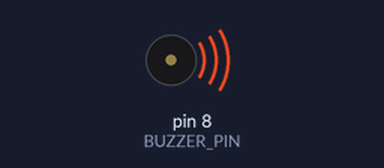
A sketch run on a simulated Arduino Uno, built with avr-gcc and run on an emulated ATmega328P. On the bench: buzzer (waves = sounding).

Above: at 0.1 s.
At 22.0 s:
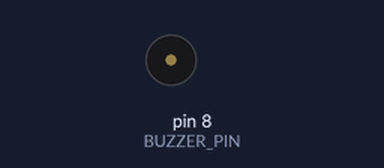
Timing chart, 0 to 23.5 s (numbered marks = the images above):
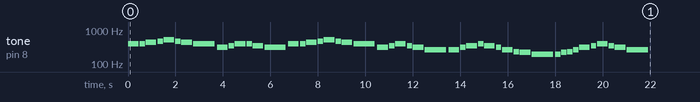

The sketch:

cor.ino
```cpp
#define BUZZER_PIN 8  // Pino onde o buzzer está conectado

// Definições das frequências das notas musicais em Hertz
#define NOTE_B0  31
#define NOTE_C1  33
#define NOTE_CS1 35
#define NOTE_D1  37
#define NOTE_DS1 39
#define NOTE_E1  41
#define NOTE_F1  44
#define NOTE_FS1 46
#define NOTE_G1  49
#define NOTE_GS1 52
#define NOTE_A1  55
#define NOTE_AS1 58
#define NOTE_B1  62
#define NOTE_C2  65
#define NOTE_CS2 69
#define NOTE_D2  73
#define NOTE_DS2 78
#define NOTE_E2  82
#define NOTE_F2  87
#define NOTE_FS2 93
#define NOTE_G2  98
#define NOTE_GS2 104
#define NOTE_A2  110
#define NOTE_AS2 117
#define NOTE_B2  123
#define NOTE_C3  131
#define NOTE_CS3 139
#define NOTE_D3  147
#define NOTE_DS3 156
#define NOTE_E3  165
#define NOTE_F3  175
#define NOTE_FS3 185
#define NOTE_G3  196
#define NOTE_GS3 208
#define NOTE_A3  220
#define NOTE_AS3 233
#define NOTE_B3  247
#define NOTE_C4  262
#define NOTE_CS4 277
#define NOTE_D4  294
#define NOTE_DS4 311
#define NOTE_E4  330
#define NOTE_F4  349
#define NOTE_FS4 370
#define NOTE_G4  392
#define NOTE_GS4 415
#define NOTE_A4  440
#define NOTE_AS4 466
#define NOTE_B4  494
#define NOTE_C5  523
#define NOTE_CS5 554
#define NOTE_D5  587
#define NOTE_DS5 622
#define NOTE_E5  659
#define NOTE_F5  698
#define NOTE_FS5 740
#define NOTE_G5  784
#define NOTE_GS5 831
#define NOTE_A5  880
#define NOTE_AS5 932
#define NOTE_B5  988
#define NOTE_C6  1047
#define NOTE_CS6 1109
#define NOTE_D6  1175
#define NOTE_DS6 1245
#define NOTE_E6  1319
#define NOTE_F6  1397
#define NOTE_FS6 1480
#define NOTE_G6  1568
#define NOTE_GS6 1661
#define NOTE_A6  1760
#define NOTE_AS6 1865
#define NOTE_B6  1976
#define NOTE_C7  2093
#define NOTE_CS7 2217
#define NOTE_D7  2349
#define NOTE_DS7 2489
#define NOTE_E7  2637
#define NOTE_F7  2794
#define NOTE_FS7 2960
#define NOTE_G7  3136
#define NOTE_GS7 3322
#define NOTE_A7  3520
#define NOTE_AS7 3729
#define NOTE_B7  3951
#define NOTE_C8  4186
#define NOTE_CS8 4435
#define NOTE_D8  4699
#define NOTE_DS8 4978
#define PAUSA     0  // Representa um silêncio/pausa

// Velocidade da música (batidas por minuto)
int tempo = 120;

// Melodia do Hino do Corinthians
int melodia[] = {
  NOTE_G4,4, NOTE_G4,8, NOTE_A4,4, NOTE_AS4,8, NOTE_C5,4,
  NOTE_AS4,8, NOTE_A4,4, NOTE_G4,2,
  NOTE_DS4,4, NOTE_F4,8, NOTE_G4,4,
  NOTE_G4,8, NOTE_F4,4, NOTE_DS4,2,

  NOTE_G4,4, NOTE_G4,8, NOTE_A4,4, NOTE_AS4,8, NOTE_C5,4,
  NOTE_AS4,8, NOTE_A4,4, NOTE_G4,2,
  NOTE_DS4,4, NOTE_F4,8, NOTE_G4,4,
  NOTE_F4,8, NOTE_DS4,4, NOTE_C4,2,

  NOTE_C4,4, NOTE_DS4,8, NOTE_F4,4, NOTE_G4,8,
  NOTE_F4,4, NOTE_DS4,8, NOTE_C4,4, NOTE_AS3,8, NOTE_A3,4,
  NOTE_G3,2, NOTE_G3,8, NOTE_A3,8, NOTE_AS3,8, NOTE_C4,8,
  NOTE_DS4,4, NOTE_F4,8, NOTE_G4,4, NOTE_F4,8, NOTE_DS4,4, NOTE_C4,2
};

// Calcula o número total de notas na melodia
int totalNotas = sizeof(melodia) / sizeof(melodia[0]) / 2;

// Calcula a duração de uma semibreve em milissegundos
int semibreve = (60000 * 4) / tempo;

void setup() {
  // Percorre todas as notas da melodia
  for (int estaNota = 0; estaNota < totalNotas * 2; estaNota += 2) {
    // Calcula a duração de cada nota
    int divisor = melodia[estaNota + 1];
    int duracaoNota;

    if (divisor > 0) {
      duracaoNota = semibreve / divisor;
    } else { // Nota pontuada
      duracaoNota = semibreve / abs(divisor);
      duracaoNota *= 1.5;
    }

    // Toca a nota
    tone(BUZZER_PIN, melodia[estaNota], duracaoNota * 0.9);
    delay(duracaoNota);
    noTone(BUZZER_PIN);
  }
}

void loop() {
  // Não repete a melodia (executa apenas uma vez)
}
```
